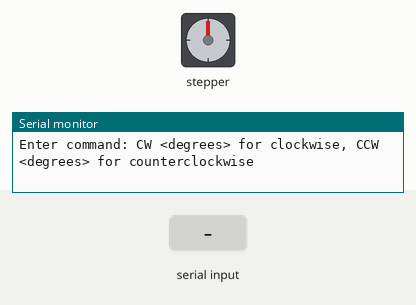
The sketch below on a simulated Arduino Uno, built with avr-gcc and run on an emulated ATmega328P. Shown: stepper motor, the last lines printed to the serial monitor. The test bench sets the inputs (shaded band). Stepper angles assume 2048 steps per turn.

Above: at 1.2 s.
1.3 s: "CW,45\n" received over Serial
At 1.46 s:
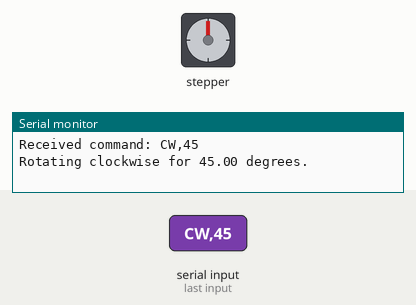
At 2.9 s:
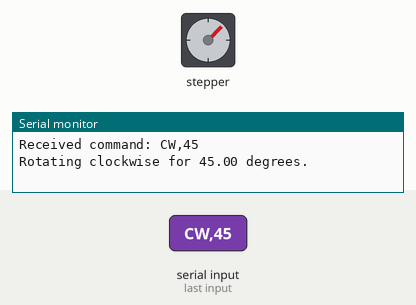
3.2 s: "CCW,45\n" received over Serial
At 3.37 s:
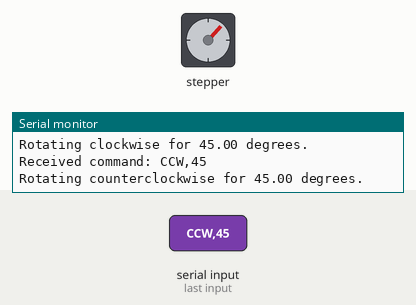
Timing chart, 0 to 6.2 s (numbered marks = the images above; inputs shaded):
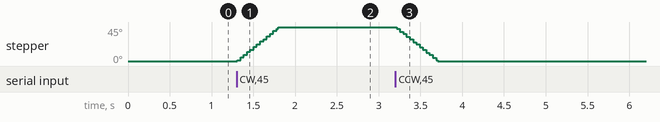

The sketch:

ArduinoCameraTracker.ino
```cpp
#include <Stepper.h>

// Number of steps per revolution for 28BYJ-48 stepper motor
const int stepsPerRevolution = 2048; // Using half-stepping
const float degreesPerStep = 360.0 / stepsPerRevolution; // Calculate degrees per step

// Define ULN2003 input pins connected to Arduino
const int IN1 = 8;
const int IN2 = 9;
const int IN3 = 10;
const int IN4 = 11;

// Initialize the stepper with the above pins
Stepper myStepper(stepsPerRevolution, IN1, IN3, IN2, IN4);

void setup() {
  myStepper.setSpeed(15); // Set speed in RPM (adjust as needed)
  Serial.begin(9600);     // Start serial communication
  Serial.println("Enter command: CW <degrees> for clockwise, CCW <degrees> for counterclockwise");
}

void loop() {
  // Check if data has been sent from the Serial Monitor
  if (Serial.available() > 0) {
    String command = Serial.readStringUntil('\n'); // Read the command

    // Print the received command
    Serial.print("Received command: ");
    Serial.println(command);

    // Process the command
    if (command.startsWith("CW")) {
      // Extract the number of degrees
      float degrees = command.substring(3).toFloat(); // Get the number after "CW "
      if (degrees > 0) {
        int steps = degrees / degreesPerStep; // Convert degrees to steps
        Serial.print("Rotating clockwise for ");
        Serial.print(degrees);
        Serial.println(" degrees.");
        myStepper.step(steps);  // Rotate clockwise
      } else {
        Serial.println("Invalid number of degrees.");
      }
    } else if (command.startsWith("CCW")) {
      // Extract the number of degrees
      float degrees = command.substring(4).toFloat(); // Get the number after "CCW "
      if (degrees > 0) {
        int steps = degrees / degreesPerStep; // Convert degrees to steps
        Serial.print("Rotating counterclockwise for ");
        Serial.print(degrees);
        Serial.println(" degrees.");
        myStepper.step(-steps); // Rotate counterclockwise
      } else {
        Serial.println("Invalid number of degrees.");
      }
    } else {
      Serial.println("Invalid command. Use 'CW <degrees>' or 'CCW <degrees>'.");
    }
  }
}
```

Measured:
- after the input at 1.3 s, stepper: turns 45° clockwise in 0.49 s, starting at once
- after the input at 3.2 s, stepper: turns 45° counter-clockwise in 0.49 s, starting at once
